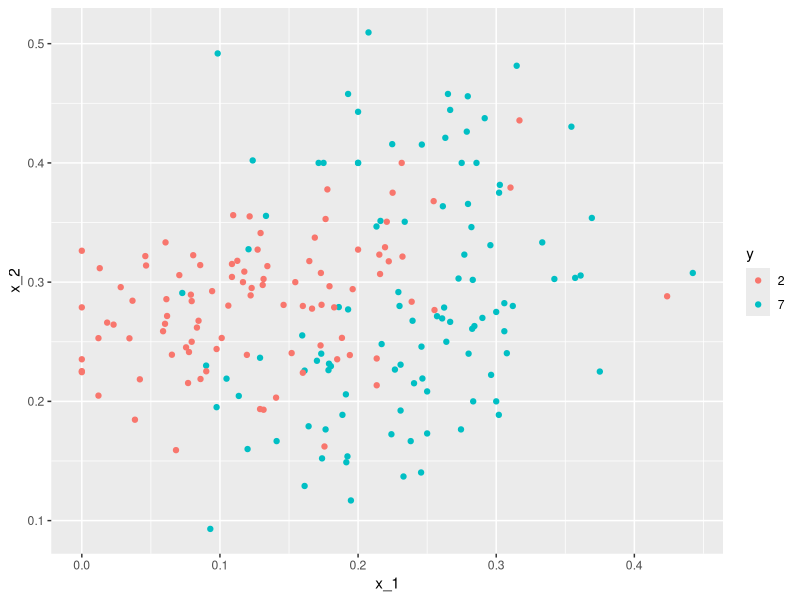
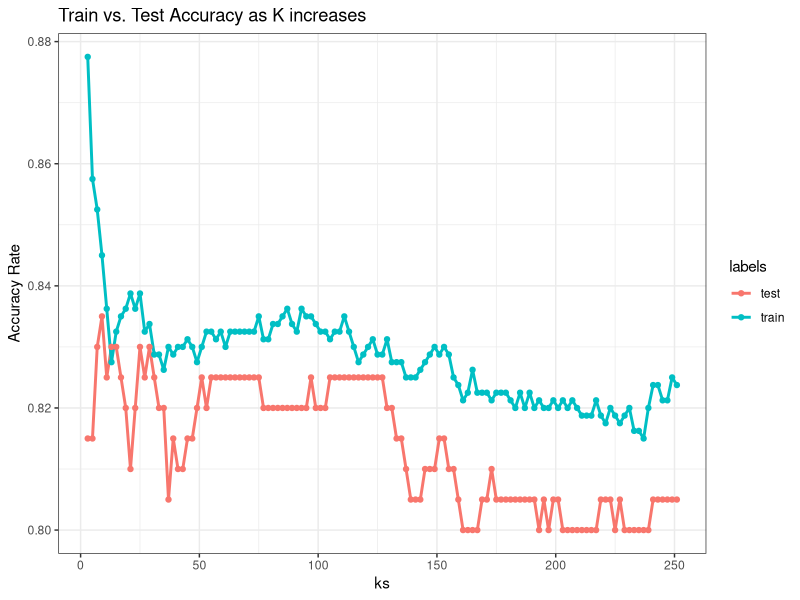

Here is the R script that generated these plots, in order:
library(tidyverse)
library(dslabs)
library(caret)
library(purrr)

data("mnist_27")
mnist_27$test |> ggplot(aes(x_1, x_2, color = y)) +  geom_point()
knn_fit <- knn3(y ~ ., data = mnist_27$train, k = 5)

y_hat_knn <- predict(knn_fit, mnist_27$test, type = "class")
#confusionMatrix(y_hat_knn, mnist_27$test$y)$overall["Accuracy"]
#> Accuracy 
#>    0.815

fit_lm <- mnist_27$train |> 
    mutate(y = ifelse(y == 7, 1, 0)) |> 
    lm(y ~ x_1 + x_2, data = _)
p_hat_lm <- predict(fit_lm, mnist_27$test)
y_hat_lm <- factor(ifelse(p_hat_lm > 0.5, 7, 2))
#confusionMatrix(y_hat_lm, mnist_27$test$y)$overall["Accuracy"]

#> Accuracy 
#>    0.775

ks <- seq(3, 251, 2)
accuracy <- map_df(ks, function(k){
    fit <- knn3(y ~ ., data = mnist_27$train, k = k)
    
    y_hat <- predict(fit, mnist_27$train, type = "class")
    cm_train <- confusionMatrix(y_hat, mnist_27$train$y)
    train_error <- cm_train$overall["Accuracy"]
    
    y_hat <- predict(fit, mnist_27$test, type = "class")
    cm_test <- confusionMatrix(y_hat, mnist_27$test$y)
    test_error <- cm_test$overall["Accuracy"]
    
    tibble(k = k, train = train_error, test = test_error)
 })

accuracy <- accuracy |>
    pivot_longer(
        cols = c(train, test),
        names_to = "labels",
        values_to = "accuracy"
    )

ggplot(accuracy, aes(x = k, y = accuracy, color = labels)) +
    geom_line(size = 1) +
    geom_point(size = 1.5) +
    labs(title = "Train vs. Test Accuracy as K increases", x = "ks", y = "Accuracy Rate")+
    theme_bw()
